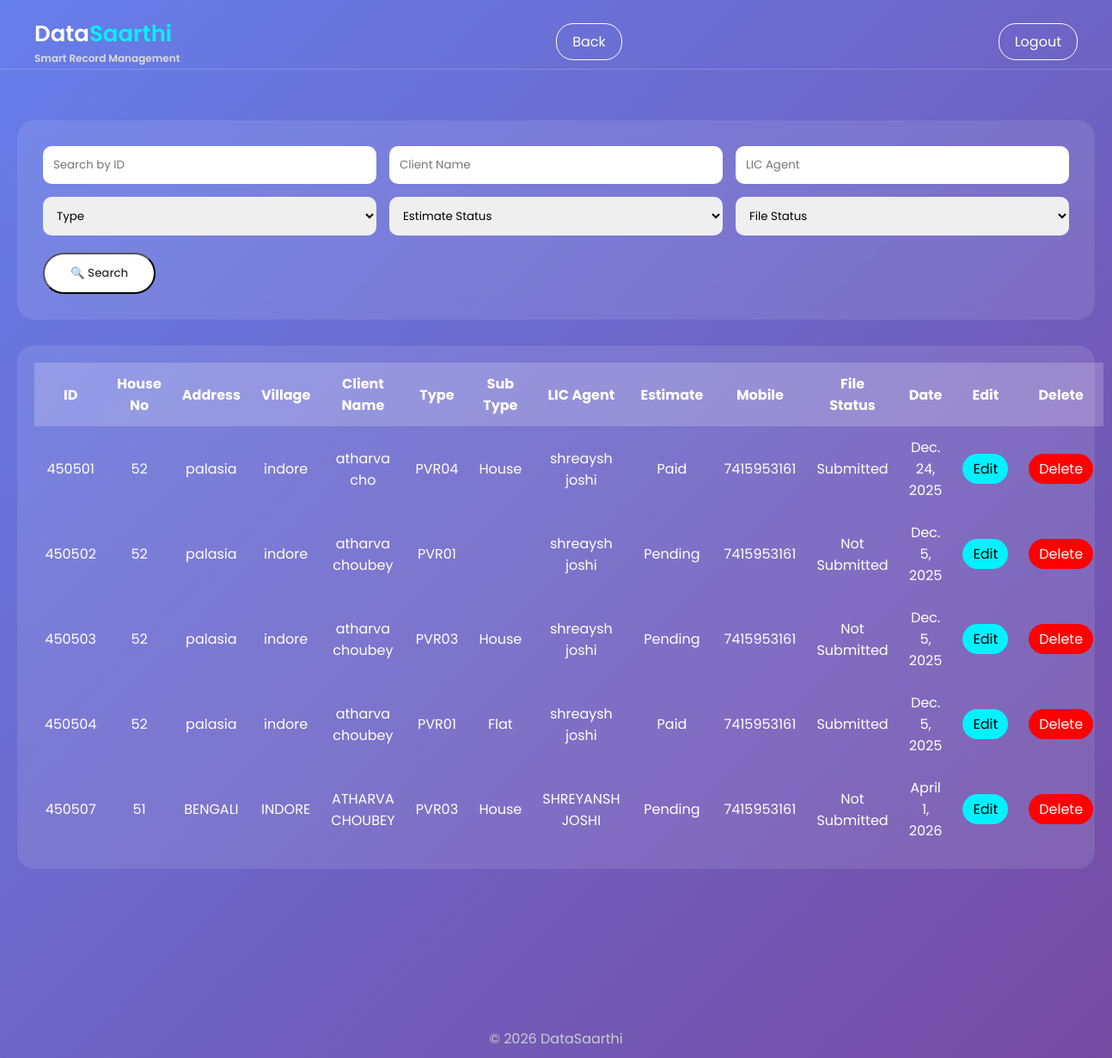
The app's page /search/ (signed in) with its own data.
### reports/models.py (models this page shows, shortened)
class Report(models.Model):
    custom_id = models.CharField(max_length=50, unique=True)
    house_no = models.CharField(max_length=50)
    address = models.TextField()
    village = models.CharField(max_length=100)
    client_name = models.CharField(max_length=100)
    TYPE_CHOICES = [
        ('PVR01', 'PVR01'),
        ('PVR02', 'PVR02'),
        ('PVR03', 'PVR03'),
        ('PVR04', 'PVR04'),
    ]
    type = models.CharField(max_length=10, choices=TYPE_CHOICES)
    SUB_TYPE_CHOICES = [
        ('Flat', 'Flat'),
        ('House', 'House'),
    ]
    sub_type = models.CharField(max_length=10, choices=SUB_TYPE_CHOICES, blank=True, null=True)
    lic_agent_name = models.CharField(max_length=100)
    ESTIMATE_STATUS_CHOICES = [
        ('Paid', 'Paid'),
        ('Pending', 'Pending'),
    ]
    estimate_status = models.CharField(max_length=10, choices=ESTIMATE_STATUS_CHOICES)
    client_mobile = models.CharField(max_length=15)
    FILE_STATUS_CHOICES = [
        ('Submitted', 'Submitted'),
        ('Not Submitted', 'Not Submitted'),
    ]
    file_status = models.CharField(max_length=15, choices=FILE_STATUS_CHOICES)
    date = models.DateField()
    user = models.ForeignKey(User, on_delete=models.CASCADE)

### reports/views.py (the view, shortened to what this page needs)
# urls.py: path('search/',views.search,name="search"),
def search(request):
    reports = Report.objects.filter(user=request.user)
    return render(request, 'search.html', {'reports': reports})

### templates/search.html (shortened to what this page needs)
<!DOCTYPE html>
<html lang="en">
<head>
</head>
<body>
<div class="navbar">
    <div class="logo">
        Data<span>Saarthi</span>
        <div class="tagline">Smart Record Management</div>
    </div>
    <a href="#"class="logout">Back</a>
    <a href="#" class="logout">Logout</a>
</div>
<div class="header-line"></div>
<div class="container">
    <div class="card">
        <form method="POST">
            <div class="grid">
                <input type="text" name="custom_id" placeholder="Search by ID">
                <input type="text" name="client_name" placeholder="Client Name">
                <input type="text" name="lic_agent_name" placeholder="LIC Agent">
                <select name="type">
                    <option value="">Type</option>
                </select>
                <select name="estimate_status">
                    <option value="">Estimate Status</option>
                </select>
                <select name="file_status">
                    <option value="">File Status</option>
                </select>
            </div>
            <button class="btn btn-search">🔍 Search</button>
        </form>
    </div>
   {% if reports %}
<div class="table-box">
    <table>
        <tr>
            <th>ID</th>
            <th>House No</th>
            <th>Address</th>
            <th>Village</th>
            <th>Client Name</th>
            <th>Type</th>
            <th>Sub Type</th>
            <th>LIC Agent</th>
            <th>Estimate</th>
            <th>Mobile</th>
            <th>File Status</th>
            <th>Date</th>
            <th>Edit</th>
            <th>Delete</th>
        </tr>
        {% for r in reports %}
        <tr>
            <td>{{ r.custom_id }}</td>
            <td>{{ r.house_no }}</td>
            <td>{{ r.address }}</td>
            <td>{{ r.village }}</td>
            <td>{{ r.client_name }}</td>
            <td>{{ r.type }}</td>
            <td>{{ r.sub_type }}</td>
            <td>{{ r.lic_agent_name }}</td>
            <td>{{ r.estimate_status }}</td>
            <td>{{ r.client_mobile }}</td>
            <td>{{ r.file_status }}</td>
            <td>{{ r.date }}</td>
            <td>
                <a href="{% url 'edit' r.id %}" class="edit-btn">Edit</a>
                </td>
                 <td>
                <a href="{% url 'delete' r.id %}" class="edit-btn" style="background:red;color:white;"onclick="return confirm('Are you sure?');">Delete</a>
</td>
        </tr>
        {% endfor %}
    </table>
</div>
{% endif %}
</div>
<br></br>
<br></br>
<br></br>
<br></br>
<div class="footer">
    © 2026 DataSaarthi
</div>
</body>
</html>

### templates/search.html (style rules this page uses)
* { margin: 0; padding: 0; box-sizing: border-box; font-family: 'Poppins', sans-serif; }
body { min-height: 100vh; background: linear-gradient(135deg, #667eea, #764ba2); }
.navbar { position: absolute; top: 0; width: 100%; padding: 20px 40px; display: flex; justify-content: space-between; align-items: center; }
.logo { color: white; font-size: 26px; font-weight: 600; }
.logo span { color: #00f2fe; }
.tagline { font-size: 12px; color: #ddd; }
.logout { color: white; text-decoration: none; border: 1px solid white; padding: 8px 18px; border-radius: 20px; }
.header-line { position: absolute; top: 80px; width: 100%; height: 1px; background: rgba(255,255,255,0.2); }
.container { margin-top: 120px; padding: 20px; }
.card { background: rgba(255,255,255,0.1); padding: 30px; border-radius: 20px; backdrop-filter: blur(10px); }
.grid { display: grid; grid-template-columns: repeat(3, 1fr); gap: 15px; }
input, select { padding: 12px; border-radius: 10px; border: none; outline: none; }
.btn { display: inline-block; padding: 12px 30px; margin-top: 20px; border-radius: 50px; text-decoration: none; font-weight: 500; cursor: pointer; }
.btn-search { background: white; color: #333; }
.table-box { margin-top: 30px; background: rgba(255,255,255,0.1); border-radius: 20px; padding: 20px; }
table { width: 100%; border-collapse: collapse; color: white; }
th, td { padding: 12px; text-align: center; }
th { background: rgba(255,255,255,0.2); }
.edit-btn { background: #00f2fe; color: black; padding: 6px 12px; border-radius: 20px; text-decoration: none; }
.footer { position: fixed; bottom: 10px; width: 100%; text-align: center; color: #ccc; }

### records on screen
Report: custom_id "450501", house_no "52", address "palasia", village "indore", client_name "atharva cho", type "PVR04", sub_type "House", lic_agent_name "shreaysh joshi", estimate_status "Paid", client_mobile "7415953161", file_status "Submitted", date "Dec. 24, 2025"
Report: custom_id "450502", house_no "52", address "palasia", village "indore", client_name "atharva choubey", type "PVR01", lic_agent_name "shreaysh joshi", estimate_status "Pending", client_mobile "7415953161", file_status "Not Submitted", date "Dec. 5, 2025"
Report: custom_id "450503", house_no "52", address "palasia", village "indore", client_name "atharva choubey", type "PVR03", sub_type "House", lic_agent_name "shreaysh joshi", estimate_status "Pending", client_mobile "7415953161", file_status "Not Submitted", date "Dec. 5, 2025"
Report: custom_id "450504", house_no "52", address "palasia", village "indore", client_name "atharva choubey", type "PVR01", sub_type "Flat", lic_agent_name "shreaysh joshi", estimate_status "Paid", client_mobile "7415953161", file_status "Submitted", date "Dec. 5, 2025"
Report: custom_id "450507", house_no "51", address "BENGALI", village "INDORE", client_name "ATHARVA CHOUBEY", type "PVR03", sub_type "House", lic_agent_name "SHREYANSH JOSHI", estimate_status "Pending", client_mobile "7415953161", file_status "Not Submitted", date "April 1, 2026"
